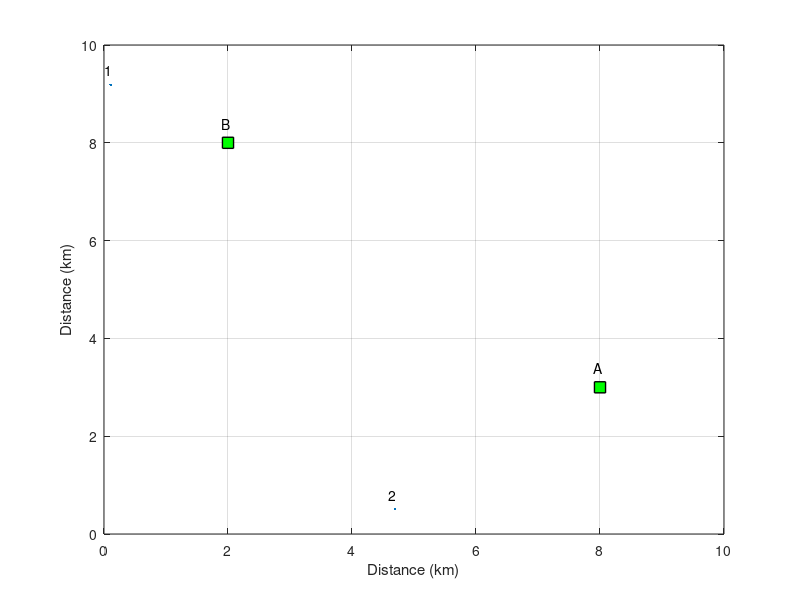

MATLAB code for this plot: (Note: this script raises an error after producing the figure.)
Area = 10; % area defined as 10x10 grid
noOfMobiles = 2;
threshold = 15;

% Generate fixed x and y positions for base stations
xBS = [8 2];
yBS = [3 8];

% Generate random x and y position of transmitters
xT = Area*rand(1,noOfMobiles);
yT = Area*rand(1,noOfMobiles);

plot(xT,yT,'.',xBS,yBS,'rs','LineWidth',1,'MarkerEdgeColor','k','MarkerFaceColor','g','MarkerSize',8);
grid on
hold off
axis([0 Area 0 Area])
xlabel('Distance (km)');
ylabel('Distance (km)');

% %label formatting for transmitter coordinates
% xoffset = -.5;
% yoffset = -.3;
% fsize = 8;
% temp_str = mat2cell(num2str([xT(:) yT(:)], '(%.2f,%.1f)'), ones(1,noOfMobiles));
% text(xT+xoffset, yT+yoffset, temp_str,'fontsize', fsize)

%label formatting for BS
A = [1:numel(xBS)]';
dx = -.1; dy = .4;
text(xBS+dx, yBS+dy, char(A+64));

%label formatting for transmitters
a = [1:noOfMobiles]'; b = num2str(a); c = cellstr(b);
dX = -.1; dY = .3;
text(xT+dX, yT+dY, c);

%Uplink
%Use loop to find the distance from each transmitter to BS
distances = size(numel(xT),numel(xT));
for i = 1:numel(xBS)
    for j = 1:numel(xT)
        distances(i,j) = pdist([xBS(i),yBS(i);xT(j),yT(j)],'euclidean');
        %         Ds = sprintf('Distance from BS %c to Mobile %d is %.2f km', char(i+64), j, S(i,j));
        %         disp(Ds);
    end
end

%Calculate pathloss of each Tx to each BS
gain = pathLoss(distances);
[r,c] = size(gain);

%This condition decides which mobile gets to connect to the BS, if there
%was only one BS in the area
if(r == 1)
    [M,I] = min(distances,[],2);
    pair = sprintf('\nMobile %d connects BS A', I);
    disp(pair);
    %This condition decides which BS the mobile should connect to, if there was
    %only one mobile operating in the area
elseif(c == 1)
    [M,I] = min(distances,[],1);
    pair = sprintf('\nMobile 1 connects BS %c', char(I+64));
    disp(pair);
else
    SIR = signalToNoiseRatio(gain);

    pair = pairUp(SIR);
    disp(pair);
    
     A = powerControl(pair, numel(xBS),noOfMobiles);
     disp(A);
    
end


